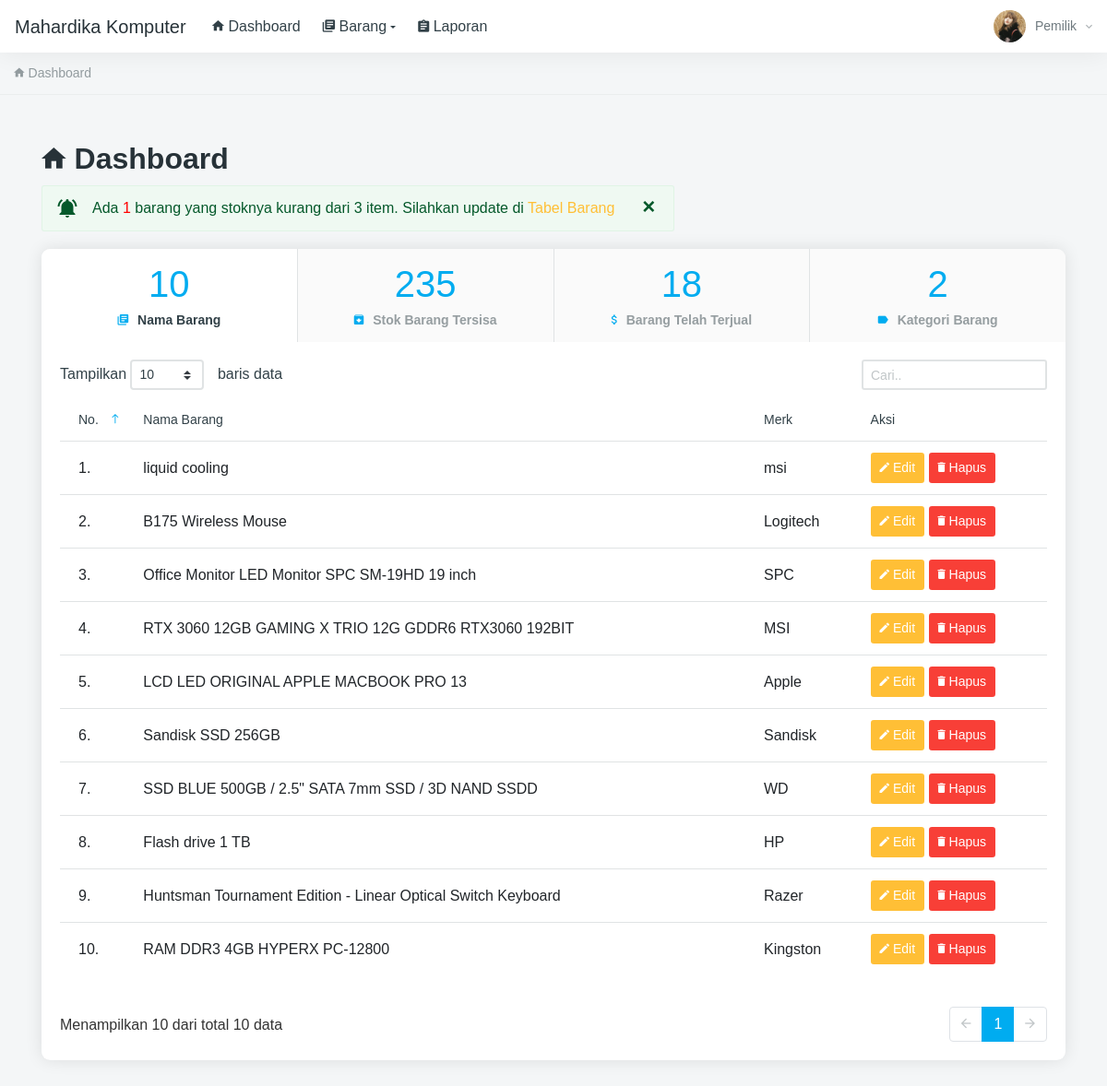
/admin/pemilik/index.php (signed in), run on the app's committed database.
### tables this page shows
CREATE TABLE `toko` (
  `id_toko` int(11) NOT NULL,
  `nama_toko` varchar(255) NOT NULL,
  `alamat_toko` text NOT NULL,
  `tlp` varchar(255) NOT NULL,
  `nama_pemilik` varchar(255) NOT NULL
);

CREATE TABLE `member` (
  `id_member` int(11) NOT NULL,
  `nm_member` varchar(255) NOT NULL,
  `alamat_member` text NOT NULL,
  `telepon` varchar(255) NOT NULL,
  `email` varchar(255) NOT NULL,
  `gambar` text NOT NULL,
  `NIK` text NOT NULL
);

CREATE TABLE `barang` (
  `id` int(11) NOT NULL,
  `id_barang` varchar(255) NOT NULL,
  `id_kategori` int(11) NOT NULL,
  `nama_barang` text NOT NULL,
  `merk` varchar(255) NOT NULL,
  `harga_beli` varchar(255) NOT NULL,
  `harga_jual` varchar(255) NOT NULL,
  `satuan_barang` varchar(255) NOT NULL,
  `stok` text NOT NULL,
  `tgl_input` varchar(255) NOT NULL,
  `tgl_update` varchar(255) DEFAULT NULL,
  `img` text NOT NULL,
  `deskripsi` varchar(300) NOT NULL
);

### admin/pemilik/fungsi/view/view.php (called while the page is built, shortened)
<?php
class view
{
	protected $db;
	function __construct($db)
	{
		$this->db = $db;
	}
	function member_edit($id)
	{
		$sql = "select member.*, login.*
						from member inner join login on member.id_member = login.id_member
						where member.id_member= ?";
		$row = $this->db->prepare($sql);
		$row->execute(array($id));
		$hasil = $row->fetch();
		return $hasil;
	}
	function toko()
	{
		$sql = "select*from toko where id_toko='1'";
		$row = $this->db->prepare($sql);
		$row->execute();
		$hasil = $row->fetch();
		return $hasil;
	}
	function barang()
	{
		$sql = "select barang.*, kategori.id_kategori, kategori.nama_kategori
						from barang inner join kategori on barang.id_kategori = kategori.id_kategori
						ORDER BY id DESC";
		$row = $this->db->prepare($sql);
		$row->execute();
		$hasil = $row->fetchAll();
		return $hasil;
	}
	function kategori_row()
	{
		$sql = "select*from kategori";
		$row = $this->db->prepare($sql);
		$row->execute();
		$hasil = $row->rowCount();
		return $hasil;
	}
	function barang_row()
	{
		$sql = "select*from barang";
		$row = $this->db->prepare($sql);
		$row->execute();
		$hasil = $row->rowCount();
		return $hasil;
	}
	function barang_stok_row()
	{
		$sql = "SELECT SUM(stok) as jml FROM barang";
		$row = $this->db->prepare($sql);
		$row->execute();
		$hasil = $row->fetch();
		return $hasil;
	}
	function jual_row()
	{
		$sql = "SELECT SUM(jumlah) as stok FROM nota";
		$row = $this->db->prepare($sql);
		$row->execute();
		$hasil = $row->fetch();
		return $hasil;
	}
}

### admin/pemilik/index.php (the view, shortened to what this page needs)
<?php
if (!empty($_SESSION['admin'])) {
	require 'config.php';
	$lihat = new view($config);
	$hasil_barang = $lihat->barang_row();
	$hasil_kategori = $lihat->kategori_row();
	$stok = $lihat->barang_stok_row();
	$jual = $lihat->jual_row();
	include 'komponen/header.php';
} else {
	echo '<script>window.location="login.php";</script>';
}
?>
<div class="hk-pg-wrapper">
	<nav class="hk-breadcrumb" aria-label="breadcrumb">
		<ol class="breadcrumb breadcrumb-light bg-transparent">
			<li class="breadcrumb-item active"><a href="#"><i class="zmdi zmdi-home"></i> Dashboard</a></li>
		</ol>
	</nav>
	<div class="container mt-xl-50 mt-sm-30 mt-15">
		<div class="hk-pg-header mb-1">
			<div>
				<h2 class="hk-pg-title font-weight-600 mb-10"><i class="zmdi zmdi-home"></i>&nbsp;Dashboard</h2>
				<?php
				$sql = " select * from barang where stok <= 3";
				$row = $config->prepare($sql);
				$row->execute();
				$r = $row->rowCount();
				if ($r > 0) {
				?>
				<?php
					echo "<div class='alert alert-success alert-wth-icon alert-dismissible fade show mb-0' role='alert'>
					<span class='alert-icon-wrap'><i class='zmdi zmdi-notifications-active'></i></span>Ada <span style='color:red'>$r</span> barang yang stoknya kurang dari 3 item. Silahkan update di
					<a href='barang.php?stok=yes'><span class='text-warning'>Tabel Barang</span></a>
					<button type='button' class='close' data-dismiss='alert' aria-label='Close'>
						<span aria-hidden='true'>&times;</span>
					</button>
					</div>";
				}
				?>
			</div>
		</div>
		<div class="card hk-dash-type-1 overflow-hide">
			<div class="card-header pa-0">
				<div class="nav nav-tabs nav-light nav-justified" id="dash-tab" role="tablist">
					<a class="d-flex align-items-center justify-content-center nav-item nav-link active" id="dash-tab-1" data-toggle="tab" href="#NamaBarang" role="tab" aria-selected="true">
						<div class="d-flex">
							<div>
								<span class="d-block mb-5"><span class="display-4 text-sky counter-anim"><?php echo number_format($hasil_barang); ?></span></span>
								<span class="d-block"><i class="zmdi zmdi-collection-text mr-10 text-sky"></i>Nama Barang</span>
							</div>
						</div>
					</a>
					<a class="d-flex align-items-center justify-content-center nav-item nav-link" id="dash-tab-2" data-toggle="tab" href="#Stok" role="tab" aria-selected="false">
						<div class="d-flex">
							<div>
								<span class="d-block mb-5"><span class="display-4 text-sky counter-anim"><?php echo number_format($stok['jml']); ?></span></span>
								<span class="d-block"><i class="zmdi zmdi-archive mr-10 text-sky"></i>Stok Barang Tersisa</span>
							</div>
						</div>
					</a>
					<a class="d-flex align-items-center justify-content-center nav-item nav-link" id="dash-tab-3" data-toggle="tab" href="#Terjual" role="tab" aria-selected="false">
						<div class="d-flex">
							<div>
								<span class="d-block mb-5"><span class="display-4 text-sky counter-anim"><?php echo number_format($jual['stok']); ?></span></span>
								<span class="d-block"><i class="zmdi zmdi-money mr-10 text-sky"></i>Barang Telah Terjual</span>
							</div>
						</div>
					</a>
					<a class="d-flex align-items-center justify-content-center nav-item nav-link" id="dash-tab-3" data-toggle="tab" href="#Kategori" role="tab" aria-selected="false">
						<div class="d-flex">
							<div>
								<span class="d-block mb-5"><span class="display-4 text-sky counter-anim"><?php echo number_format($hasil_kategori); ?></span></span>
								<span class="d-block"><i class="zmdi zmdi-label-alt mr-10 text-sky"></i>Kategori Barang</span>
							</div>
						</div>
					</a>
				</div>
			</div>
			<div class="card-body">
				<div class="tab-content" id="nav-tabContent">
					<div class="tab-pane fade show active" id="NamaBarang" role="tabpanel" aria-labelledby="NamaBarang">
						<div class="table-wrap">
							<table id="tableDash1" class="table w-100 pb-30">
								<thead>
									<tr>
										<th>No.</th>
										<th>Nama Barang</th>
										<th>Merk</th>
										<th>Aksi</th>
									</tr>
								</thead>
								<tbody>
									<?php
									$hasil = $lihat->barang();
									$no = 1;
									foreach ($hasil as $isi) {
									?>
										<tr>
											<td><?php echo $no; ?>.</td>
											<td><?php echo $isi['nama_barang']; ?></td>
											<td><?php echo $isi['merk']; ?></td>
											<td><a href="edit-barang.php?barang=<?php echo $isi['id_barang']; ?>"><button class="btn btn-sm btn-warning"><i class="zmdi zmdi-edit"></i> Edit</button></a>
												<a href="fungsi/hapus/hapus.php?barang=hapus&id=<?php echo $isi['id_barang']; ?>" onclick="javascript:return confirm('Hapus?');"><button class="btn btn-sm btn-danger"><i class="zmdi zmdi-delete"></i> Hapus</button></a>
											</td>
										<?php $no++;
									} ?>
										</tr>
								</tbody>
							</table>
						</div>
					</div>
				</div>
			</div>
		</div>
	</div>
</div>
</div>
</body>

### admin/pemilik/komponen/header.php (shortened to what this page needs)
<?php
$id = $_SESSION['admin']['id_member'];
$lihat = new view($config);
$toko = $lihat->toko();
$hasil_profil = $lihat->member_edit($id);
?>
<!DOCTYPE html>
<head>
    <link href="../../assets/vendors/datatables.net-dt/css/jquery.dataTables.min.css" rel="stylesheet" type="text/css" />
    <link href="../../assets/vendors/datatables.net-responsive-dt/css/responsive.dataTables.min.css" rel="stylesheet" type="text/css" />
    <link href="../../assets/dist/css/style.css" rel="stylesheet" type="text/css">
</head>
<body>
    <div class="hk-wrapper hk-alt-nav">
        <nav class="navbar navbar-expand-xl navbar-light fixed-top hk-navbar hk-navbar-alt ">
            <a class="navbar-brand" href="index.php">
                <h5 class="brand-img d-inline-block align-top"><?php echo $toko['nama_toko'] ?></h5>
            </a>
            <div class="collapse navbar-collapse" id="navbarCollapseAlt">
                <ul class="navbar-nav">
                    <li class="nav-item active">
                        <a href="index.php" class="nav-link"><i class="zmdi zmdi-home"></i> Dashboard</a>
                    </li>
                    <li class="nav-item dropdown active">
                        <a class="nav-link dropdown-toggle" href="#" role="button" data-toggle="dropdown" aria-haspopup="true" aria-expanded="false"><i class="zmdi zmdi-collection-text"></i> Barang</a>
                    </li>
                    <li class="nav-item show-on-hover">
                        <a href="laporan.php" class="nav-link active"><i class="zmdi zmdi-assignment"></i> Laporan</a>
                    </li>
                </ul>
            </div>
            <ul class="navbar-nav hk-navbar-content">
                <li class="nav-item dropdown dropdown-authentication ">
                    <a class="nav-link dropdown-toggle no-caret " href="#" role="button" data-toggle="dropdown" aria-haspopup="true" aria-expanded="false">
                        <div class="media">
                            <div class="media-img-wrap">
                                <div class="avatar">
                                    <img src="../../assets/img/user/<?php echo $hasil_profil['gambar']; ?>" alt="user" class="avatar-img rounded-circle">
                                </div>
                            </div>
                            <div class="media-body">
                                <span><?php echo $hasil_profil['nm_member'] ?><i class="zmdi zmdi-chevron-down"></i></span>
                            </div>
                        </div>
                    </a>
                </li>
            </ul>
        </nav>

### data on the page
toko: nama_toko "Mahardika Komputer"
barang: nama_barang "liquid cooling", merk "msi"
barang: nama_barang "B175 Wireless Mouse", merk "Logitech"
barang: nama_barang "Office Monitor LED Monitor SPC SM-19HD 19 inch", merk "SPC"
barang: nama_barang "RTX 3060 12GB GAMING X TRIO 12G GDDR6 RTX3060 192BIT", merk "MSI"
barang: nama_barang "LCD LED ORIGINAL APPLE MACBOOK PRO 13", merk "Apple"
barang: nama_barang "Sandisk SSD 256GB", merk "Sandisk"
barang: nama_barang "SSD BLUE 500GB / 2.5\" SATA 7mm SSD / 3D NAND SSDD", merk "WD"
barang: nama_barang "Flash drive 1 TB", merk "HP"
barang: nama_barang "Huntsman Tournament Edition - Linear Optical Switch Keyboard", merk "Razer"
barang: nama_barang "RAM DDR3 4GB HYPERX PC-12800", merk "Kingston"

### other printed values
$hasil_profil['nm_member'] "Pemilik"
$r "1"
$hasil_barang "10"
$stok['jml'] "235"
$jual['stok'] "18"
$hasil_kategori "2"
